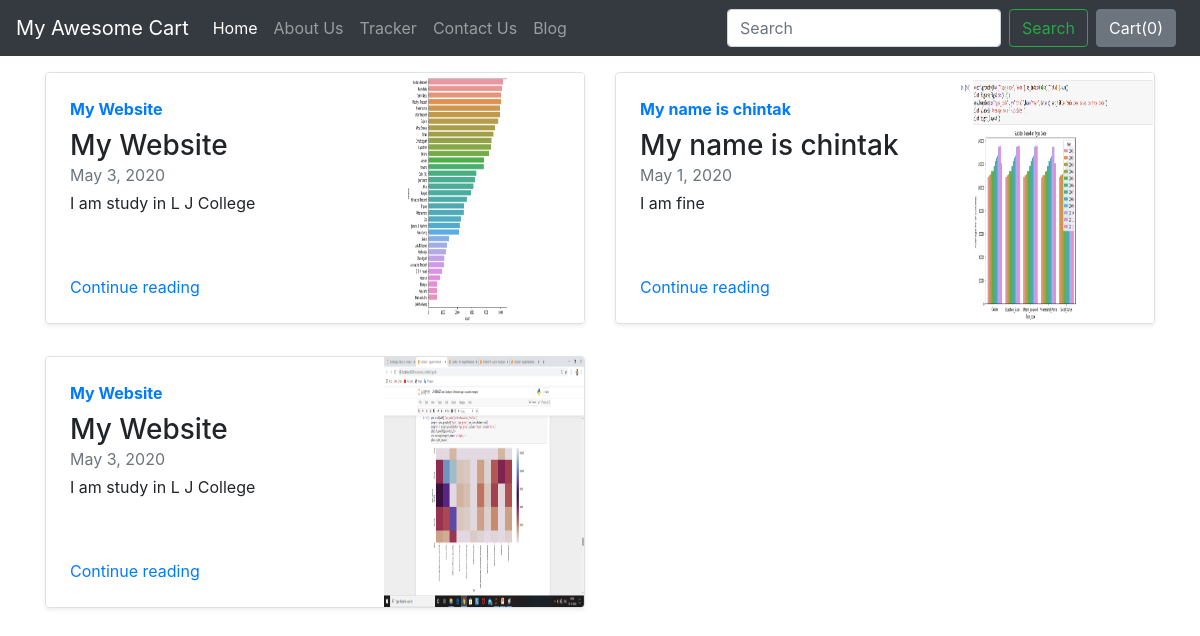
Screenshot of /blog/ with the database file from the repository.
### blog/models.py (models this page shows)
class Blogpost(models.Model):
    post_id = models.AutoField(primary_key=True)
    title = models.CharField(max_length=50)
    head0 = models.CharField(max_length=500, default='')
    chead0 = models.CharField(max_length=5000, default='')
    head1 = models.CharField(max_length=500, default='')
    chead1 = models.CharField(max_length=5000, default='')
    head2 = models.CharField(max_length=500, default='')
    chead2 = models.CharField(max_length=5000, default='')
    chead2 = models.CharField(max_length=5000, default='')
    pub_date = models.DateField()
    thumbnail = models.ImageField(upload_to='shop/images', default='')
    def __str__(self):
        return self.title

### blog/views.py (the view)
# urls.py: path('', views.index),
def index(request):
    mypost = Blogpost.objects.all()
    print(mypost)
    return render(request, 'blog/index.html', {'mypost':mypost})

### blog/templates/blog/index.html (shortened to what this page needs)
{% extends 'shop/basic.html' %}
{% block body %}
  <div class="container my-3">
    <div class="row mb-2">
    {% for item in mypost %}
    <div class="col-md-6">
      <div class="row no-gutters border rounded overflow-hidden flex-md-row mb-4 shadow-sm h-md-250 position-relative">
        <div class="col p-4 d-flex flex-column position-static">
          <strong class="d-inline-block mb-2 text-primary">{{item.title}}</strong>
          <h3 class="mb-0">{{item.title}}</h3>
          <div class="mb-1 text-muted">{{item.pub_date}}</div>
          <p class="card-text mb-auto">{{item.head1}}</p>
          <a href="blogpost/{{item.post_id}}" class="stretched-link">Continue reading</a>
        </div>
        <div class="col-auto d-none d-lg-block">
          <img src="/media/{{item.thumbnail}}" class="bd-placeholder-img" width="200" height="250" aria-label="Placeholder: Thumbnail"/>
        </div>
      </div>
    </div>
      {% if forloop.counter|divisibleby:2 %}
  </div>    <div class="row mb-2">
    {% endif %}
    {% endfor %}
  </div>
{% endblock %}

### rows the page displays
Blogpost: title "My Website", pub_date "May 3, 2020", head1 "I am study in L J College", thumbnail (picture)
Blogpost: title "My name is chintak", pub_date "May 1, 2020", head1 "I am fine", thumbnail (picture)
Blogpost: title "My Website", pub_date "May 3, 2020", head1 "I am study in L J College", thumbnail (picture)
